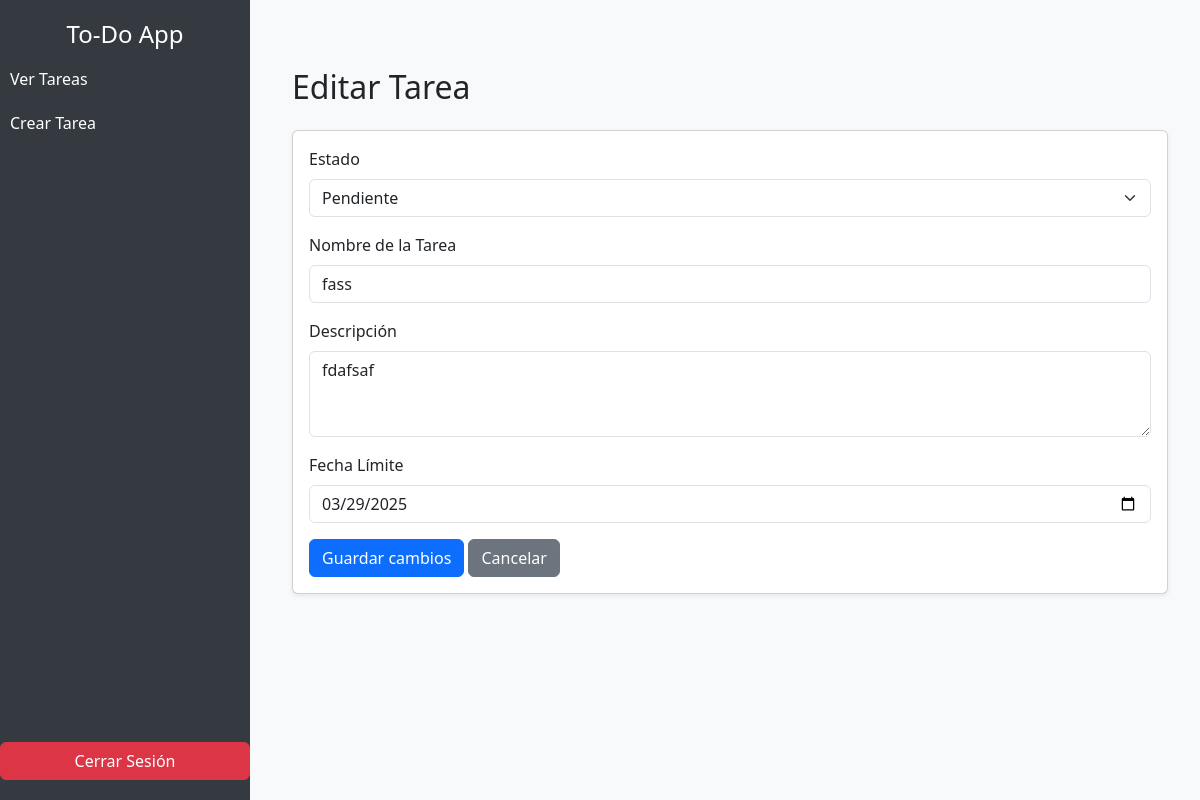
/edit-task/2/ (signed in), run on the app's committed database.
### task/models.py (models this page shows, shortened)
class Task(models.Model):
    id = models.AutoField(
        primary_key=True,
        null=False,
        blank=False,
    )
    name = models.CharField(
        max_length=100,
        null=False,
        blank=False,
    )
    description = models.TextField(
        null=True,
        blank=True,
    )
    created_at = models.DateTimeField(
        auto_now_add=True,
        null=False,
        blank=False,
    )
    updated_at = models.DateTimeField(
        auto_now=True,
        null=False,
        blank=False,
    )
    deadline = models.DateTimeField(
        null=True,
        blank=True,
    )
    status_id = models.ForeignKey(
        Status,
        on_delete=models.CASCADE,
        null=False,
        blank=False,
    )

class Status(models.Model):
    id = models.AutoField(
        primary_key=True,
        null=False,
        blank=False,
    )
    name = models.CharField(
        max_length=100,
        unique=True,
        null=False,
        blank=False,
    )

### task/views.py (the view, shortened to what this page needs)
# urls.py: path('edit-task/<int:task_id>/', views.edit_task, name='edit-task'),
@login_required
def edit_task(request, task_id):
    task = get_object_or_404(Task, id=task_id)
    if not request.user.has_perm(f"task.edit_task_{task.id}"):
        raise PermissionDenied("No tienes permiso para editar esta tarea.")
    return render(request, 'edit_task.html', {
        'task': Task.objects.get(id=task_id),
        'task_statuses': Status.objects.all(),
    })

### task/templates/edit_task.html (shortened to what this page needs)
{% extends "base.html" %}
{% block content %}
<!DOCTYPE html>
<html lang="es">
<head>
</head>
<body class="bg-light">
    <div class="container mt-5">
        <h2 class="mb-4">Editar Tarea</h2>
        <div class="card shadow-sm">
            <div class="card-body">
                <form method="POST" action="{% url 'edit-task' task.id %}">
                    <div class="mb-3">
                        <label for="task-status" class="form-label">Estado</label>
                        <select class="form-select" id="task-status" name="task-status">
                            {% for status in task_statuses %}
                                <option value="{{ status.id }}" {% if status.id == task.status_id.id %}selected{% endif %}>{{ status.name }}</option>
                            {% endfor %}
                        </select>
                    </div>
                    <div class="mb-3">
                        <label for="task-name" class="form-label">Nombre de la Tarea</label>
                        <input type="text" class="form-control" id="task-name" name="task-name" value="{{ task.name }}" required>
                    </div>
                    <div class="mb-3">
                        <label for="task-description" class="form-label">Descripción</label>
                        <textarea class="form-control" id="task-description" name="task-description" rows="3">{{ task.description }}</textarea>
                    </div>
                    <div class="mb-3">
                        <label for="task-deadline" class="form-label">Fecha Límite</label>
                        <input type="date" class="form-control" id="task-deadline" name="task-deadline" value="{{ task.deadline|date:'Y-m-d' }}">
                    </div>
                    <button type="submit" class="btn btn-primary">Guardar cambios</button>
                    <a href="{% url 'list-tasks' %}" class="btn btn-secondary">Cancelar</a>
                </form>
            </div>
        </div>
    </div>
</body>
</html>
{% endblock content %}

### data on the page
Task: task-status "Pendiente", task-name "fass", task-description "fdafsaf", task-deadline "03/29/2025"
